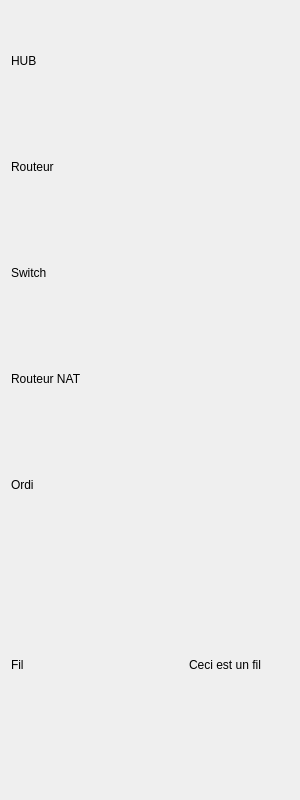
<?xml version="1.0" encoding="UTF-8"?>
<ui version="4.0">
 <class>ToolBox</class>
 <widget class="QWidget" name="ToolBox">
  <property name="geometry">
   <rect>
    <x>0</x>
    <y>0</y>
    <width>300</width>
    <height>800</height>
   </rect>
  </property>
  <property name="minimumSize">
   <size>
    <width>300</width>
    <height>800</height>
   </size>
  </property>
  <property name="windowTitle">
   <string>ToolBox</string>
  </property>
  <layout class="QGridLayout" name="gridLayout">
   <item row="2" column="1">
    <widget class="QLabel" name="labelPixmapSwitch">
     <property name="maximumSize">
      <size>
       <width>100</width>
       <height>100</height>
      </size>
     </property>
     <property name="text">
      <string/>
     </property>
     <property name="pixmap">
      <pixmap>IconeItemNetwork/Switch.png</pixmap>
     </property>
     <property name="scaledContents">
      <bool>true</bool>
     </property>
    </widget>
   </item>
   <item row="1" column="0">
    <widget class="QLabel" name="labelRouteurToolBox">
     <property name="text">
      <string>Routeur</string>
     </property>
    </widget>
   </item>
   <item row="3" column="0">
    <widget class="QLabel" name="labelRouteurNatToolBox">
     <property name="text">
      <string>Routeur NAT</string>
     </property>
    </widget>
   </item>
   <item row="2" column="0">
    <widget class="QLabel" name="labelSwitchToolBox">
     <property name="text">
      <string>Switch</string>
     </property>
    </widget>
   </item>
   <item row="0" column="0">
    <widget class="QLabel" name="labelHUBToolBox">
     <property name="enabled">
      <bool>true</bool>
     </property>
     <property name="maximumSize">
      <size>
       <width>16777215</width>
       <height>16777215</height>
      </size>
     </property>
     <property name="text">
      <string notr="true">HUB</string>
     </property>
     <property name="textFormat">
      <enum>Qt::AutoText</enum>
     </property>
     <property name="scaledContents">
      <bool>false</bool>
     </property>
    </widget>
   </item>
   <item row="1" column="1">
    <widget class="QLabel" name="labelPixmapRouteur">
     <property name="maximumSize">
      <size>
       <width>100</width>
       <height>100</height>
      </size>
     </property>
     <property name="text">
      <string/>
     </property>
     <property name="pixmap">
      <pixmap>IconeItemNetwork/Routeur.png</pixmap>
     </property>
     <property name="scaledContents">
      <bool>true</bool>
     </property>
    </widget>
   </item>
   <item row="3" column="1">
    <widget class="QLabel" name="labelPixmapRouteurNat">
     <property name="maximumSize">
      <size>
       <width>100</width>
       <height>100</height>
      </size>
     </property>
     <property name="text">
      <string/>
     </property>
     <property name="pixmap">
      <pixmap>IconeItemNetwork/RouteurNat.png</pixmap>
     </property>
     <property name="scaledContents">
      <bool>true</bool>
     </property>
    </widget>
   </item>
   <item row="0" column="1">
    <widget class="QLabel" name="labelPixmapHUB">
     <property name="maximumSize">
      <size>
       <width>100</width>
       <height>100</height>
      </size>
     </property>
     <property name="text">
      <string/>
     </property>
     <property name="pixmap">
      <pixmap>IconeItemNetwork/HUB.png</pixmap>
     </property>
     <property name="scaledContents">
      <bool>true</bool>
     </property>
    </widget>
   </item>
   <item row="4" column="0">
    <widget class="QLabel" name="labelOrdiToolBox">
     <property name="text">
      <string>Ordi</string>
     </property>
    </widget>
   </item>
   <item row="4" column="1">
    <widget class="QLabel" name="labelPixmapOrdi">
     <property name="maximumSize">
      <size>
       <width>100</width>
       <height>100</height>
      </size>
     </property>
     <property name="text">
      <string/>
     </property>
     <property name="pixmap">
      <pixmap>IconeItemNetwork/Ordi.png</pixmap>
     </property>
     <property name="scaledContents">
      <bool>true</bool>
     </property>
    </widget>
   </item>
   <item row="5" column="0">
    <widget class="QLabel" name="label">
     <property name="text">
      <string>Fil</string>
     </property>
    </widget>
   </item>
   <item row="5" column="1">
    <widget class="QLabel" name="label_2">
     <property name="text">
      <string>Ceci est un fil</string>
     </property>
    </widget>
   </item>
  </layout>
 </widget>
 <resources/>
 <connections/>
</ui>
